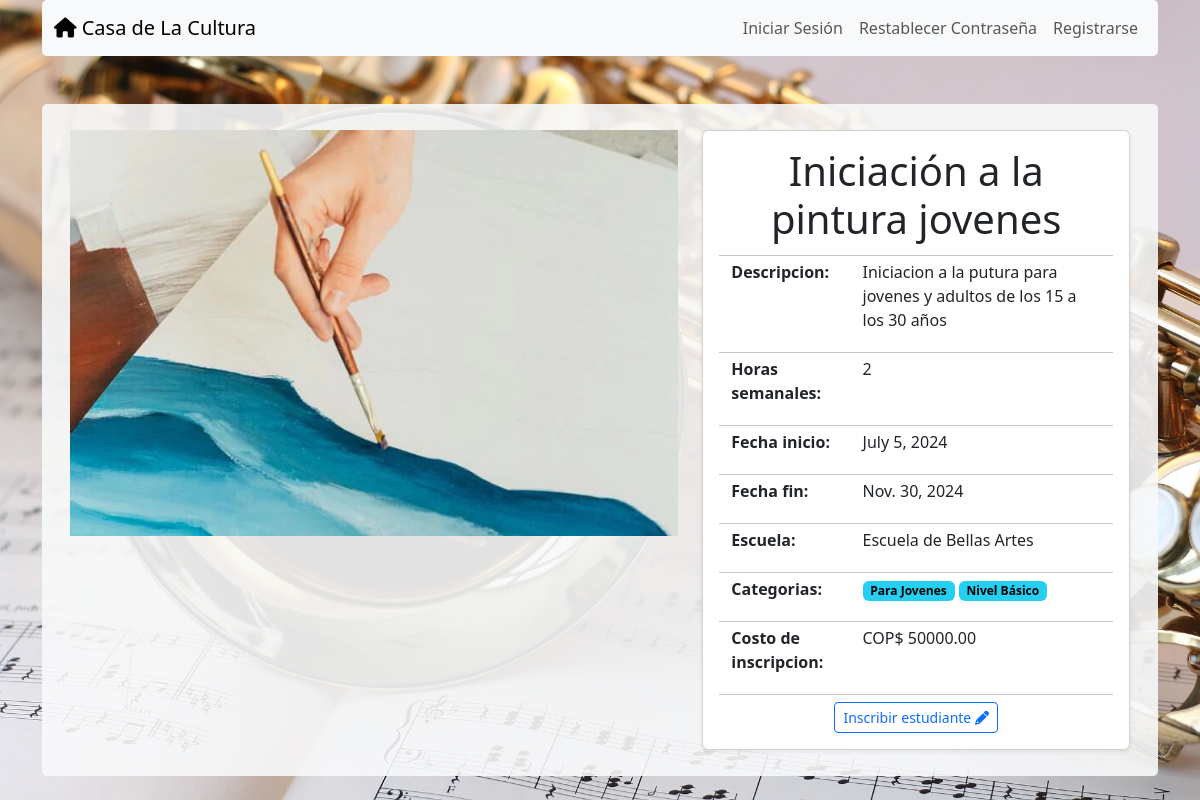
Page /cursos/3/ on the committed database.
### cursos/models.py (models this page shows, shortened)
class Curso(models.Model):
    nombre = models.CharField(max_length=200)
    descripcion = models.TextField()
    fecha_inicio = models.DateField(blank=False)
    fecha_fin = models.DateField(blank=False)
    precio = models.DecimalField(max_digits=10, decimal_places=2)
    capacidad = models.IntegerField()
    horas_semanales = models.IntegerField()
    image = models.FileField(upload_to="cursos_images/", blank=True)
    categorias = models.ManyToManyField(Categoria, related_name='cursos', blank=True)
    escuela = models.ForeignKey(Escuelas, related_name='cursos', null=True,on_delete=models.CASCADE)

class Escuelas(models.Model):
    nombre = models.CharField(max_length=200)
    descripcion = models.TextField(blank=True, null=True)
    def __str__(self):
        return self.nombre

class Categoria(models.Model):
    nombre = models.CharField(max_length=200)
    descripcion = models.TextField(blank=True, null=True)

### cursos/views.py (the view)
# urls.py: path("<int:pk>/", views.Curso_detail, name="curso_detail"),
def Curso_detail(request, pk):
    curso = Curso.objects.get(pk=pk)
    context = {
        "Curso": curso
    }
    return render(request, "cursos/curso_detail.html", context)

### cursos/templates/cursos/curso_detail.html
{% extends "base.html" %}
{% block page_content %}
<div class="row p-3">
    <div class="col-md-7">
        {% if Curso.image %}
            <img src="{{ Curso.image.url }}" width="100%" style="object-fit:cover">
        {% endif %}
    </div>
    <div class="col-md-5">
        <div class="card h-100 shadow-sm">
            <div class="card-body d-flex flex-column">
                <div class="container-fluid" style="padding-bottom: 3px;">
                    <div class="row">
                        <h1 class="text-center" >{{ Curso.nombre }}</h1>
                        <hr class="mt-1 mb-1"></hr>
                    </div>
                    <div class="row">
                        <div class="col-sm-4"><p><b>Descripcion:</b></p></div>
                        <div class="col-sm-8"><p>{{ Curso.descripcion }}</p></div>
                        <hr class="mt-1 mb-1"></hr>
                    </div>
                    <div class="row">
                        <div class="col-sm-4"><p><b>Horas semanales:</b></p></div>
                        <div class="col-sm-8"><p>{{ Curso.horas_semanales }}</p></div>
                        <hr class="mt-1 mb-1"></hr>
                    </div>
                    <div class="row">
                        <div class="col-sm-4"><p><b>Fecha inicio:</b></p></div>
                        <div class="col-sm-8"><p>{{ Curso.fecha_inicio }}</p></div>
                        <hr class="mt-1 mb-1"></hr>
                    </div>
                    <div class="row">
                        <div class="col-sm-4"><p><b>Fecha fin:</b></p></div>
                        <div class="col-sm-8"><p>{{ Curso.fecha_fin }}</p></div>
                        <hr class="mt-1 mb-1"></hr>
                    </div>
                    <div class="row">
                        <div class="col-sm-4"><p><b>Escuela:</b></p></div>
                        <div class="col-sm-8"><p>{{ Curso.escuela }}</p></div>
                        <hr class="mt-1 mb-1"></hr>
                    </div>
                    <div class="row">
                        <div class="col-sm-4"><p><b>Categorias:</b></p></div>
                        <div class="col-sm-8">
                            {% for categoria in Curso.categorias.all %}
                                <span class="badge text-bg-info" title="{{ categoria.descripcion }}" >{{categoria.nombre }}</span>
                            {% endfor %}
                        </div>
                        <hr class="mt-1 mb-1"></hr>
                    </div>
                    <div class="row">
                        <div class="col-sm-4"><p><b>Costo de inscripcion:</b></p></div>
                        <div class="col-sm-8"><p>COP$ {{ Curso.precio }}</p></div>
                        <hr class="mt-1 mb-1"></hr>
                    </div>
                </div>
                <div class="mt-auto text-center">
                    <div class="mt-auto">
                        <a href="{% url 'matricular' %}"
                        class="btn btn-outline-primary btn-sm">
                        Inscribir estudiante <i class="fa-solid fa-pencil"></i>
                        </a>
                    </div>
                </div>
            </div>
        </div>
    </div>
</div>
{% endblock page_content %}

### static/css/styles.css (style rules this page uses)
body { background-image: url("../image/saxophone.jpg"); background-size: cover; background-repeat: no-repeat; background-attachment: fixed; }

### rows in the picture
Curso: image (picture), nombre "Iniciación a la pintura jovenes", descripcion "Iniciacion a la putura para jovenes y adultos de los 15 a los 30 años", horas_semanales "2", fecha_inicio "July 5, 2024", fecha_fin "Nov. 30, 2024", escuela "Escuela de Bellas Artes", precio "50000.00"
Categoria: nombre "Para Jovenes"
Categoria: nombre "Nivel Básico"
